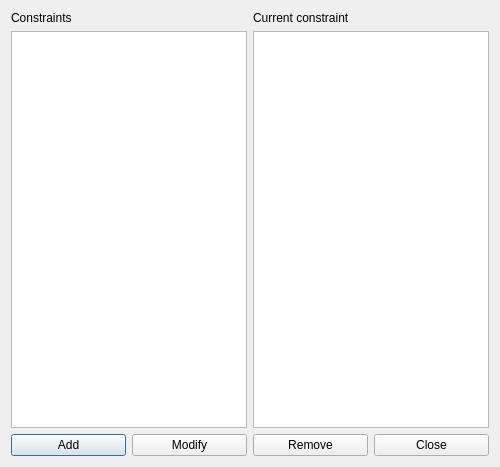
<?xml version="1.0" encoding="UTF-8"?>
<ui version="4.0">
 <class>ConstraintStudentsAfternoonsEarlyMaxBeginningsAtSecondHourForm_template</class>
 <widget class="QDialog" name="ConstraintStudentsAfternoonsEarlyMaxBeginningsAtSecondHourForm_template">
  <property name="geometry">
   <rect>
    <x>0</x>
    <y>0</y>
    <width>500</width>
    <height>467</height>
   </rect>
  </property>
  <property name="windowTitle">
   <string extracomment="This is the title of the dialog to see the list of all constraints of this type">Constraints students afternoons early max beginnings at second hour</string>
  </property>
  <layout class="QGridLayout" name="gridLayout">
   <item row="0" column="0">
    <layout class="QVBoxLayout" name="verticalLayout">
     <item>
      <widget class="QLabel" name="constraintsTextLabel">
       <property name="frameShape">
        <enum>QFrame::NoFrame</enum>
       </property>
       <property name="frameShadow">
        <enum>QFrame::Plain</enum>
       </property>
       <property name="text">
        <string>Constraints</string>
       </property>
       <property name="wordWrap">
        <bool>false</bool>
       </property>
      </widget>
     </item>
     <item>
      <widget class="QListWidget" name="constraintsListWidget"/>
     </item>
    </layout>
   </item>
   <item row="0" column="1">
    <layout class="QVBoxLayout" name="verticalLayout_2">
     <item>
      <widget class="QLabel" name="currentConstraintTextLabel">
       <property name="text">
        <string>Current constraint</string>
       </property>
       <property name="wordWrap">
        <bool>false</bool>
       </property>
      </widget>
     </item>
     <item>
      <widget class="QPlainTextEdit" name="currentConstraintTextEdit"/>
     </item>
    </layout>
   </item>
   <item row="1" column="0" colspan="2">
    <layout class="QHBoxLayout" name="horizontalLayout">
     <item>
      <widget class="QPushButton" name="addConstraintPushButton">
       <property name="text">
        <string>Add</string>
       </property>
      </widget>
     </item>
     <item>
      <widget class="QPushButton" name="modifyConstraintPushButton">
       <property name="text">
        <string>Modify</string>
       </property>
      </widget>
     </item>
     <item>
      <widget class="QPushButton" name="removeConstraintPushButton">
       <property name="text">
        <string>Remove</string>
       </property>
      </widget>
     </item>
     <item>
      <widget class="QPushButton" name="closePushButton">
       <property name="text">
        <string>Close</string>
       </property>
      </widget>
     </item>
    </layout>
   </item>
  </layout>
 </widget>
 <layoutdefault spacing="6" margin="11"/>
 <resources/>
 <connections/>
</ui>
